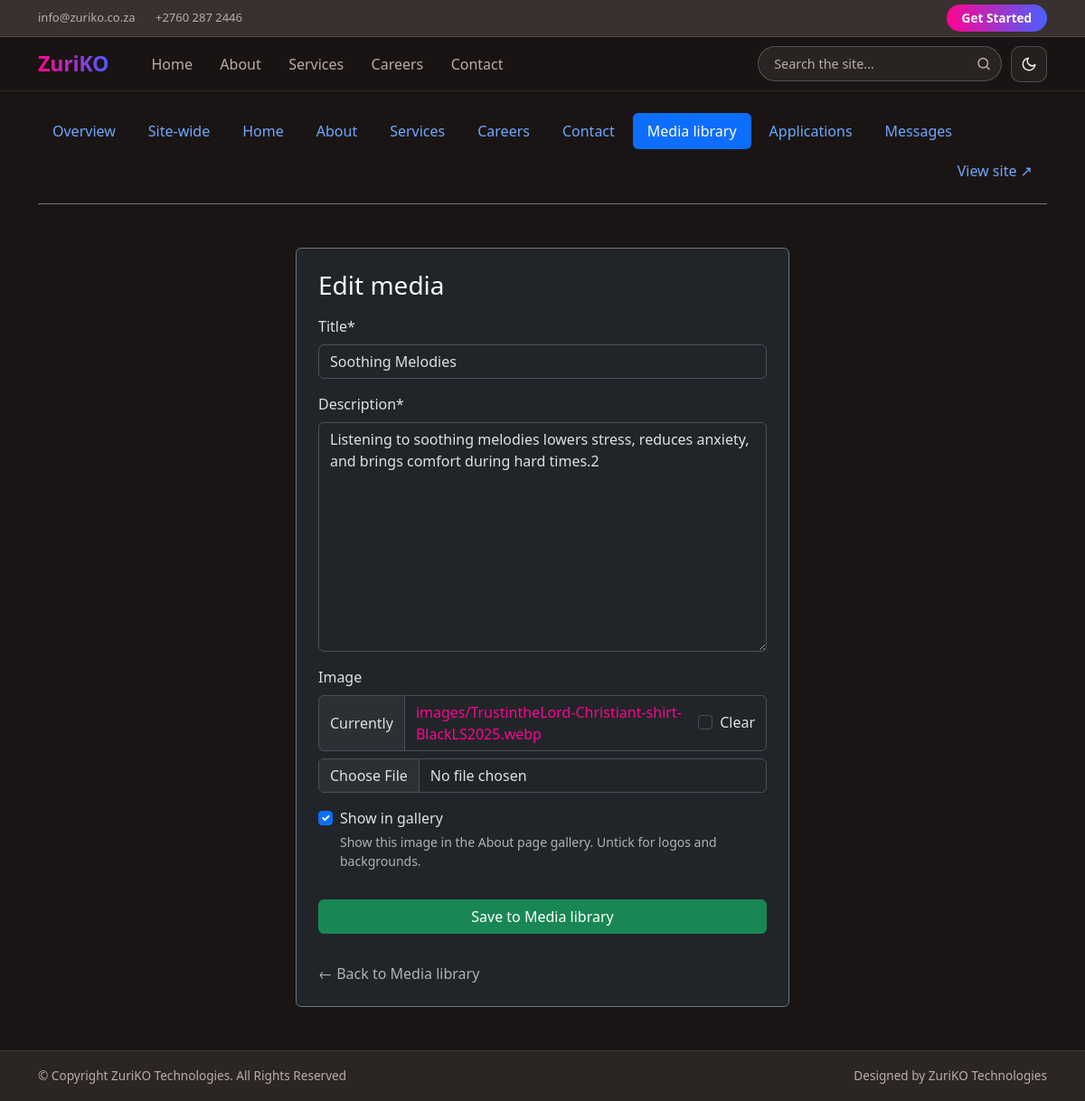
Screenshot of /manage/1/edit/ (signed in) with the database file from the repository.
### dashboard/models.py (models this page shows, shortened)
class Record(models.Model):
    title = models.CharField(max_length=100)
    description = models.TextField()
    image = models.ImageField(upload_to='images/', blank=True, null=True)
    show_in_gallery = models.BooleanField(
        default=True,
        help_text="Show this image in the About page gallery. Untick for logos and backgrounds.",
    )
    created_at = models.DateTimeField(auto_now_add=True)

### dashboard/views.py (the view)
# urls.py: path('manage/<int:pk>/edit/', record_edit_view, name='record_edit'),
@staff_required
def record_edit_view(request, pk):
    record = get_object_or_404(Record, pk=pk)
    if request.method == 'POST':
        form = RecordForm(request.POST, request.FILES, instance=record)
        if form.is_valid():
            form.save()
            messages.success(request, "Media updated.")
            return redirect('record_list')
    else:
        form = RecordForm(instance=record)
    return render(request, 'dashboard/record_form.html', {'form': form, 'action': 'Edit', 'record': record, 'active': 'records'})

### dashboard/forms.py
class RecordForm(forms.ModelForm):
    class Meta:
        model = Record
        fields = ['title', 'description', 'image', 'show_in_gallery']
    def __init__(self, *args, **kwargs):
        super().__init__(*args, **kwargs)
        self.helper = FormHelper()
        self.helper.form_method = 'post'
        self.helper.add_input(Submit('submit', 'Save to Media library', css_class='btn btn-success w-100 mt-3'))

### dashboard/content.py (called while the page is built)
def block_config(page, key):
    cfg = PAGES.get(page)
    if not cfg:
        return None
    for block in cfg['blocks']:
        if block['key'] == key:
            return block
    return None

def default_for(page, key):
    block = block_config(page, key)
    return block['default'] if block else ''

### dashboard/templatetags/content_tags.py (called while the page is built, shortened)
def _overrides_for(context, page):
    request = context.get('request')
    cache = None
    if request is not None:
        cache = getattr(request, '_content_block_cache', None)
        if cache is None:
            cache = request._content_block_cache = {}
        if page in cache:
            return cache[page]
    try:
        data = dict(ContentBlock.objects.filter(page=page).values_list('key', 'value'))
    except DatabaseError:
        data = {}
    if cache is not None:
        cache[page] = data
    return data

@register.simple_tag(takes_context=True)
def page_text(context, page, key):
    value = _overrides_for(context, page).get(key)
    if value is None or value == '':
        return default_for(page, key)
    return value

@register.simple_tag(takes_context=True)
def page_media(context, page, key):
    raw = _overrides_for(context, page).get(key)
    if not raw:
        return ''

@register.inclusion_tag('manage/_nav.html', takes_context=True)
def manage_nav(context):
    try:
        unhandled = ContactMessage.objects.filter(handled=False).count()
        unhandled_applications = JobApplication.objects.filter(handled=False).count()
    except DatabaseError:
        unhandled = unhandled_applications = 0
    return {
        'active': context.get('active', ''),
        'pages': [{'slug': slug, 'label': cfg['label']} for slug, cfg in PAGES.items()],
        'unhandled': unhandled,
        'unhandled_applications': unhandled_applications,
    }

### templates/dashboard/record_form.html (shortened to what this page needs)
{% extends 'manage/manage_base.html' %}
{% load crispy_forms_tags %}
{% block manage_content %}
<div class="row justify-content-center mt-5">
    <div class="col-md-6">
        <div class="card bg-dark border-secondary p-4 shadow-sm">
            <h3 class="text-light mb-3">{{ action }} media</h3>
            <form method="post" enctype="multipart/form-data">
                {% crispy form %}
            </form>
            <div class="mt-3">
                <a href="{% url 'record_list' %}" class="text-muted text-decoration-none">&larr; Back to Media library</a>
            </div>
        </div>
    </div>
</div>
{% endblock %}

### dashboard/static/dashboard/css/site.css (style rules this page uses)
:root { --brand: #FF0490; --brand-rgb: 255, 4, 144; --brand-soft: #ff52b2; --blue: #4a5fff; --blue-rgb: 74, 95, 255; --blue-link: #4a8fff; --blue-corporate: #007bff; --slate: #2f4d5a; --whatsapp: #25d366; --bar: #39312f; --bar-dark: #2b2523; --bg: #1a1514; --bg-rgb: 26, 21, 20; --panel: #241e1c; --line: rgba(255, 255, 255, .10); --line-strong: rgba(255, 255, 255, .20); --text: #f4efed; --muted: #b9adaa; --brand-gradient: linear-gradient(90deg, var(--brand), var(--blue)); --mono: ui-monospace, "Cascadia Mono", "SF Mono", Consolas, monospace; }
html { scroll-behavior: smooth; scroll-padding-top: 120px; }
body { background: var(--bg); color: var(--text); min-height: 100vh; min-height: 100svh; display: flex; flex-direction: column; font-family: system-ui, "Segoe UI", Roboto, "Helvetica Neue", Arial, sans-serif; -webkit-font-smoothing: antialiased; }
a { color: var(--brand); text-decoration: none; }

### rows the page displays
Record: title "Soothing Melodies", description "Listening to soothing melodies lowers stress, reduces anxiety, and brings comfort during hard times.2", show_in_gallery "☑"

### other values shown
{{ site_email }} "info@zuriko.co.za"
{{ site_phone }} "+2760 287 2446"
{{ p.label }} "Site-wide" "Home" "About" "Services" "Careers" "Contact"
{{ action }} "Edit"
